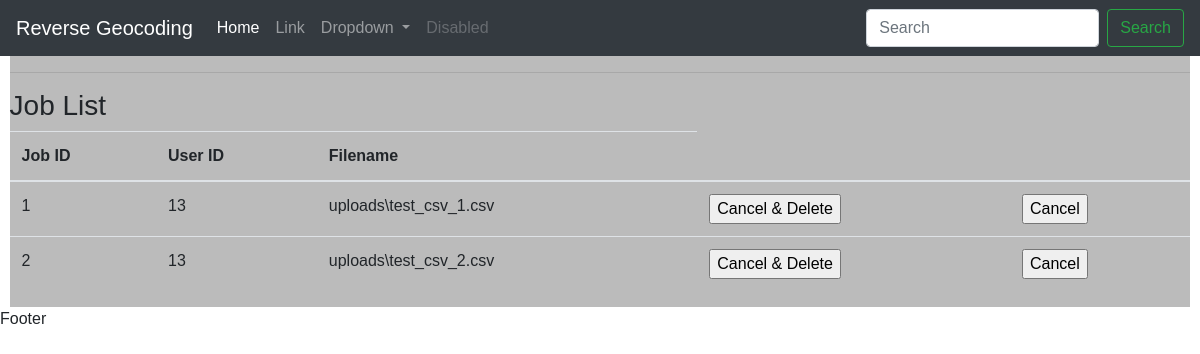
Page /job-list on the earlier database version.
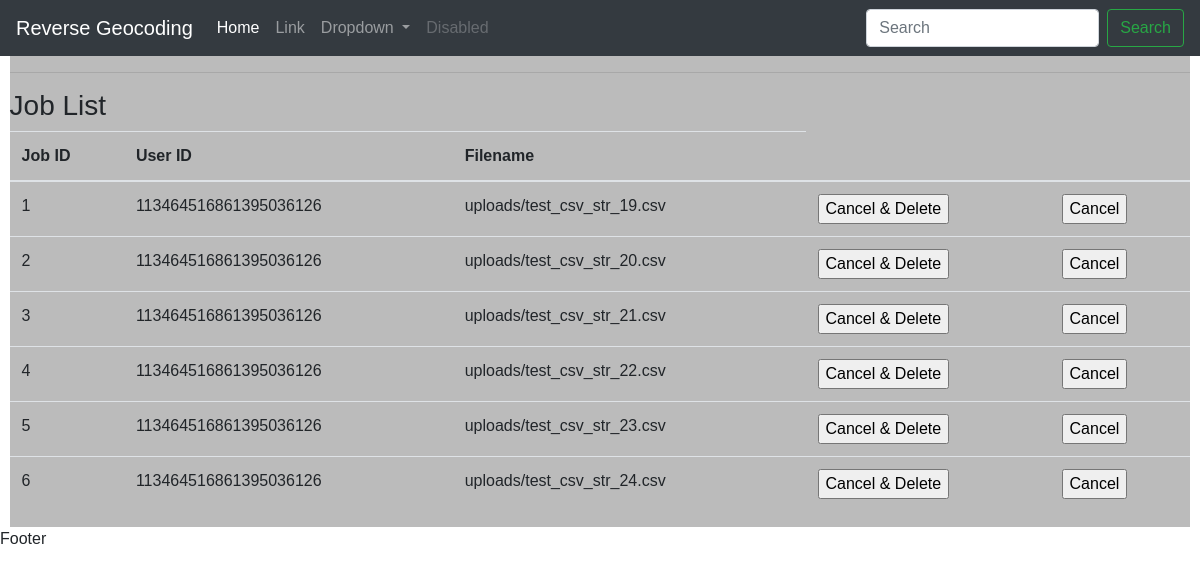
Same page on the later database version.
### app.py (models this page shows, shortened)
class trans(db.Model):
    trans_id = db.Column('trans_id', db.Integer, primary_key = True)
    user_id = db.Column('user_id', db.Integer)
    csvFile = db.Column('filename', db.String(100))

### app.py (the view)
@app.route('/job-list', methods=['GET','POST'])
def show_jobs():
    return render_template('jobs.html', jobs=trans.query.all())

### templates/jobs.html (shortened to what this page needs)
{% extends "base.html" %}
{% block pageCenterCol %}
<hr>
<h3>Job List</h3>
<table class = "table">
  <thread>
    <tr>
      <th scope="col">Job ID</th>
      <th scope="col">User ID</th>
      <th scope="col">Filename</th>
    </tr>
  </thread>
  <tbody>
    {% for job in jobs %}
       <tr>
          <td>{{ job.trans_id }}</td>
          <td>{{ job.user_id }}</td>
          <td>{{ job.csvFile }}</td>
          <td>
            <form action="/delete-job.html/{{job.trans_id}}" method = "POST">
              <input class="button" type="submit" id="Delete" name="del_job" value="Cancel & Delete">
            </form>
          </td>
          <td>
            <form action="/cancel-job.html/{{job.trans_id}}" method = "POST">
              <input class="button" type="submit" id="Cancel" name="can_job" value="Cancel">
            </form>
          </td>
       </tr>
    {% endfor %}
  </tbody>
</table>
{% endblock %}

### templates/base.html (shortened to what this page needs)
<!DOCTYPE html>
<html>
    <head>
        <link rel="stylesheet" href="https://maxcdn.bootstrapcdn.com/bootstrap/4.0.0/css/bootstrap.min.css">
        <link rel="stylesheet" href="{{ url_for('static', filename='css/bootstrap.min.css') }}">
        <link rel="stylesheet" href="{{ url_for('static', filename='css/main.css') }}">
    </head>
    <body>
        <nav class="navbar navbar-expand-lg navbar-dark bg-dark">
            <a class="navbar-brand" href="#">Reverse Geocoding</a>
            <div class="collapse navbar-collapse" id="navbarSupportedContent">
              <ul class="navbar-nav mr-auto">
                <li class="nav-item active">
                  <a class="nav-link" href="/">Home <span class="sr-only">(current)</span></a>
                </li>
                <li class="nav-item">
                  <a class="nav-link" href="#">Link</a>
                </li>
                <li class="nav-item dropdown">
                  <a class="nav-link dropdown-toggle" href="#" id="navbarDropdown" role="button" data-toggle="dropdown" aria-haspopup="true" aria-expanded="false">
                    Dropdown
                  </a>
                </li>
                <li class="nav-item">
                  <a class="nav-link disabled" href="#">Disabled</a>
                </li>
              </ul>
              <form class="form-inline my-2 my-lg-0">
                <input class="form-control mr-sm-2" type="search" placeholder="Search" aria-label="Search">
                <button class="btn btn-outline-success my-2 my-sm-0" type="submit">Search</button>
              </form>
            </div>
          </nav>
                <div class="row">
                    <div style="width:2%"></div>
                    <div style="background-color:#bbb; width: 96%">
                        {% block pageCenterCol %}
                        {% endblock %}
                    </div>
                    <div style="width:2%"></div>
                </div>
                <div>
                    <p>Footer</p>
                </div>
        </body>
</html>

### static/css/main.css (style rules this page uses)
* { box-sizing: border-box; }
body { font-family: Arial, Helvetica, sans-serif; }
.row:after { content: ""; display: table; clear: both; }

Differences in the rows shown:
changed trans id 1: user_id "13" → "113464516861395036126"; csvFile "uploads\\test_csv_1.csv" → "uploads/test_csv_str_19.csv"
changed trans id 2: user_id "13" → "113464516861395036126"; csvFile "uploads\\test_csv_2.csv" → "uploads/test_csv_str_20.csv"
added trans: trans_id "3", user_id "113464516861395036126", csvFile "uploads/test_csv_str_21.csv"
added trans: trans_id "4", user_id "113464516861395036126", csvFile "uploads/test_csv_str_22.csv"
added trans: trans_id "5", user_id "113464516861395036126", csvFile "uploads/test_csv_str_23.csv"
added trans: trans_id "6", user_id "113464516861395036126", csvFile "uploads/test_csv_str_24.csv"
